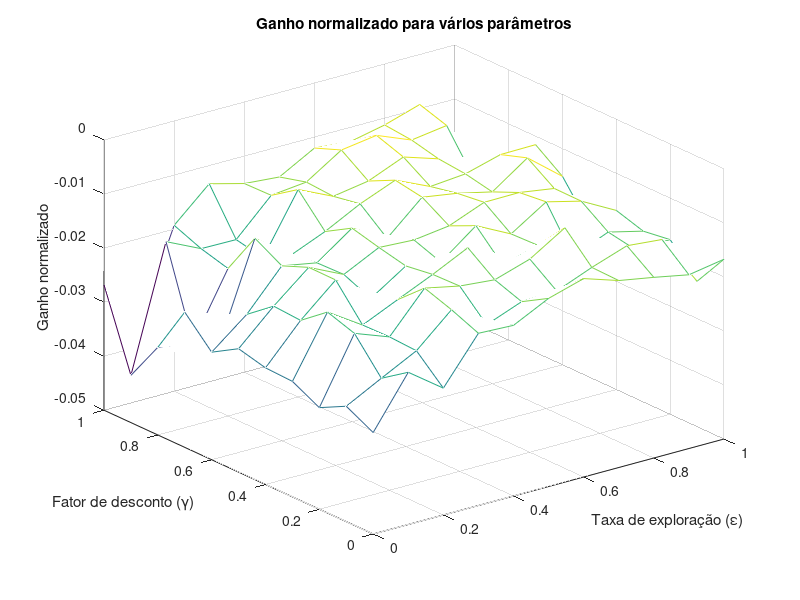

Reproduce this figure in MATLAB.
function parametros_qlearning()
    data = load('parametros_qlearning.csv');
    n = 11;

    # Transforma a matriz 121x1 em 11x11
    x = reshape(data(:, 1), n, n);
    y = reshape(data(:, 2), n, n);
    z = reshape(data(:, 4), n, n);

    mesh(x, y, z);
    title("Ganho normalizado para vários parâmetros");
    xlabel("Taxa de exploração (ε)");
    ylabel("Fator de desconto (γ)");
    zlabel("Ganho normalizado");
    pause();
endfunction